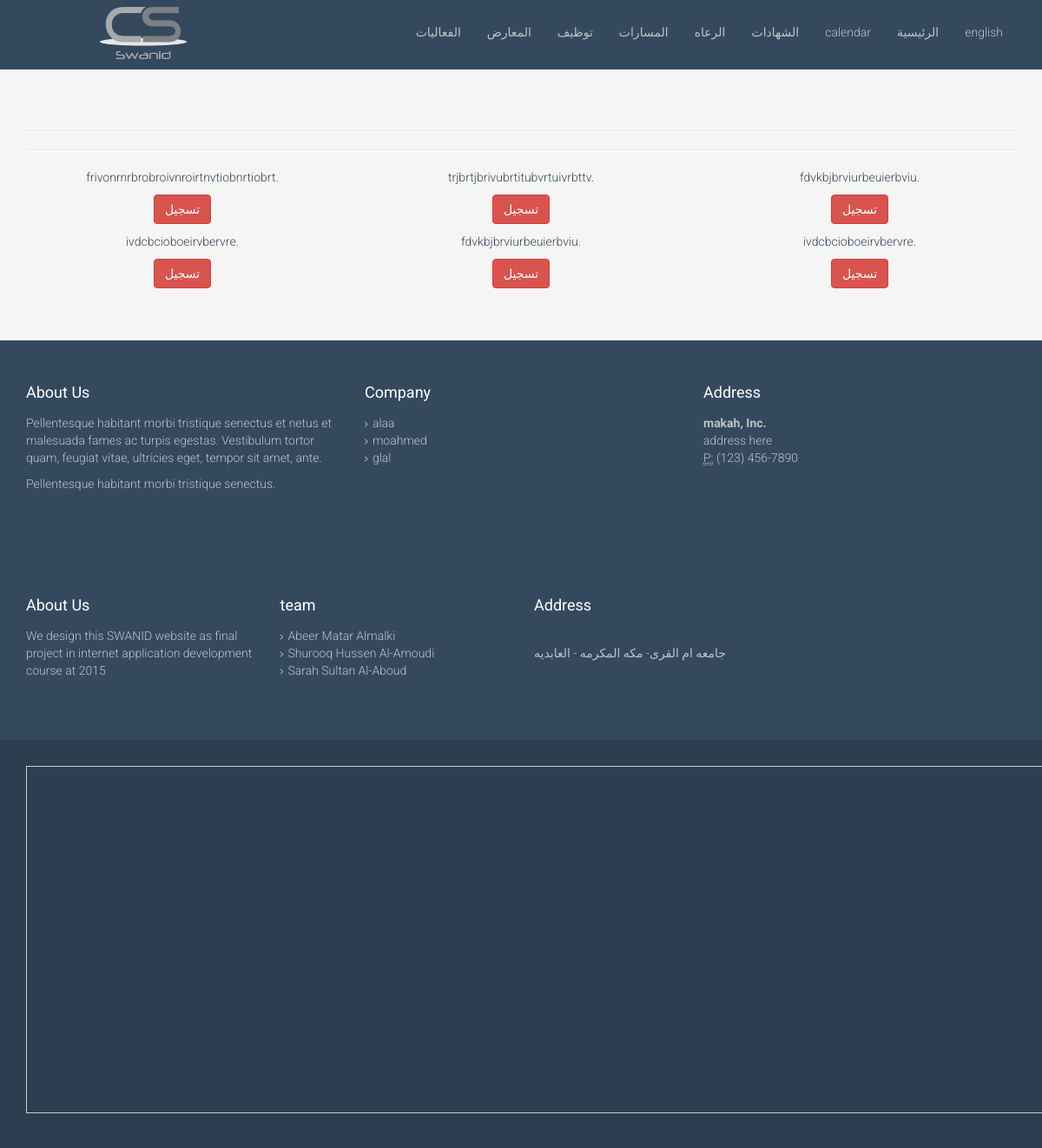
The app's page /gallerys.php with its own data.
### tables this page shows
CREATE TABLE IF NOT EXISTS `gallery` (
  `id` int(11) NOT NULL AUTO_INCREMENT,
  `address` varchar(200) NOT NULL,
  PRIMARY KEY (`id`)
);

### gallerys.php (the view)
<?php require 'header.php'; ?>
<section id="career" class="container">
  <div class="center">
    <hr>
    <hr>
    <div class="row">
      <?php
      require 'connection/conn.php';
      $query=mysqli_query($connect , "SELECT * FROM gallery");
      while ($result=mysqli_fetch_assoc($query)) {
       extract($result);
       echo "<div class='col-sm-4'>
       <p>$address.</p>
       <a href='add_applicant_gallery.php?id=$id' class='btn btn-danger' >تسجيل</a>
       </div>";
     }?>
   </div>
 </section>
  <section id="bottom" class="wet-asphalt">
    <div class="container">
      <div class="row">
        <div class="col-md-4 col-sm-12">
          <h4>About Us</h4>
          <p>Pellentesque habitant morbi tristique senectus et netus et malesuada fames ac turpis egestas. Vestibulum tortor quam, feugiat vitae, ultricies eget, tempor sit amet, ante.</p>
          <p>Pellentesque habitant morbi tristique senectus.</p>
        </div>
        <div class="col-md-4 col-sm-12">
          <h4>Company</h4>
          <div>
            <ul class="arrow">
              <li><a href="#">alaa</a></li>
              <li><a href="#">moahmed</a></li>
              <li><a href="#">glal</a></li>
            </ul>
          </div>
        </div>
        <div class="col-md-4 col-sm-6">
          <h4>Address</h4>
          <address>
            <strong>makah, Inc.</strong><br>
            address here <br>
            <abbr title="Phone">P:</abbr> (123) 456-7890
          </address>
        </div>
      </div>
    </div>
  </section>
<?php require 'footer.php'; ?>

### css/main.css (style rules this page uses)
body { padding-top: 80px; color: #34495e; background: #f5f5f5; font-family: 'Roboto', sans-serif; font-weight: 300; }
h1, h2, h3, h4, h5, h6 { font-family: 'Roboto', sans-serif; font-weight: 400; }
a { color: #34495e; -webkit-transition: 300ms; -moz-transition: 300ms; -o-transition: 300ms; transition: 300ms; }
hr { border-top: 1px solid #e5e5e5; border-bottom: 1px solid #fff; }
.btn { font-weight: 400; }
body > section { padding: 50px 0; }
.turquoise, .green-sea, .sun-flower, .orange, .emerald, .nephrits, .carrot, .pumkin, .peter-river, .belize-hole, .alizarin, .pomegranate, .amethyst, .wisteria, .clouds .silver, .wet-asphalt, .midnight-blue, .concrete, .asbestos { color: #fff; }
.turquoise h1, .green-sea h1, .sun-flower h1, .orange h1, .emerald h1, .nephrits h1, .carrot h1, .pumkin h1, .peter-river h1, .belize-hole h1, .alizarin h1, .pomegranate h1, .amethyst h1, .wisteria h1, .clouds .silver h1, .wet-asphalt h1, .midnight-blue h1, .concrete h1, .asbestos h1, .turquoise h2, .green-sea h2, .sun-flower h2, .orange h2, .emerald h2, .nephrits h2, .carrot h2, .pumkin h2, .peter-river h2, .belize-hole h2, .alizarin h2, .pomegranate h2, .amethyst h2, .wisteria h2, .clouds .silver h2, .wet-asphalt h2, .midnight-blue h2, .concrete h2, .asbestos h2, .turquoise h3, .green-sea h3, .sun-flower h3, .orange h3, .emerald h3, .nephrits h3, .carrot h3, .pumkin h3, .peter-river h3, .belize-hole h3, .alizarin h3, .pomegranate h3, .amethyst h3, .wisteria h3, .clouds .silver h3, .wet-asphalt h3, .midnight-blue h3, .concrete h3, .asbestos h3, .turquoise h4, .green-sea h4, .sun-flower h4, .orange h4, .emerald h4, .nephrits h4, .carrot h4, .pumkin h4, .peter-river h4, .belize-hole h4, .alizarin h4, .pomegranate h4, .amethyst h4, .wisteria h4, .clouds .silver h4, .wet-asphalt h4, .midnight-blue h4, .concrete h4, .asbestos h4, .turquoise h5, .green-sea h5, .sun-flower h5, .orange h5, .emerald h5, .nephrits h5, .carrot h5, .pumkin h5, .peter-river h5, .belize-hole h5, .alizarin h5, .pomegranate h5, .amethyst h5, .wisteria h5, .clouds .silver h5, .wet-asphalt h5, .midnight-blue h5, .concrete h5, .asbestos h5, .turquoise h6, .green-sea h6, .sun-flower h6, .orange h6, .emerald h6, .nephrits h6, .carrot h6, .pumkin h6, .peter-river h6, .belize-hole h6, .alizarin h6, .pomegranate h6, .amethyst h6, .wisteria h6, .clouds .silver h6, .wet-asphalt h6, .midnight-blue h6, .concrete h6, .asbestos h6 { color: #fff; }
.wet-asphalt { background-color: #34495e; }
.wet-asphalt a:not(.btn) { color: #bdc3c7; }
.center { text-align: center; }
#bottom { color: #bdc3c7; }
#bottom h4 { margin-top: 0; margin-bottom: 15px; }
.row > div { margin-bottom: 10px; }
ul.arrow, ul.arrow-double, ul.tick, ul.cross, ul.star, ul.rss { list-style: none; padding: 0; margin: 0; }
ul.arrow li::before, ul.arrow-double li::before, ul.tick li::before, ul.cross li::before, ul.star li::before, ul.rss li::before, ul.arrow li::after, ul.arrow-double li::after, ul.tick li::after, ul.cross li::after, ul.star li::after, ul.rss li::after { font-family: FontAwesome; font-size: 11px; }
ul.arrow li::before, ul.arrow-double li::before, ul.tick li::before, ul.cross li::before, ul.star li::before, ul.rss li::before { margin-right: 5px; }
ul.arrow li::before { content: "\f105"; }

### records on screen
gallery: address "frivonrnrbrobroivnroirtnvtiobnrtiobrt"
gallery: address "trjbrtjbrivubrtitubvrtuivrbttv"
gallery: address "fdvkbjbrviurbeuierbviu"
gallery: address "ivdcbcioboeirvbervre"
gallery: address "fdvkbjbrviurbeuierbviu"
gallery: address "ivdcbcioboeirvbervre"
